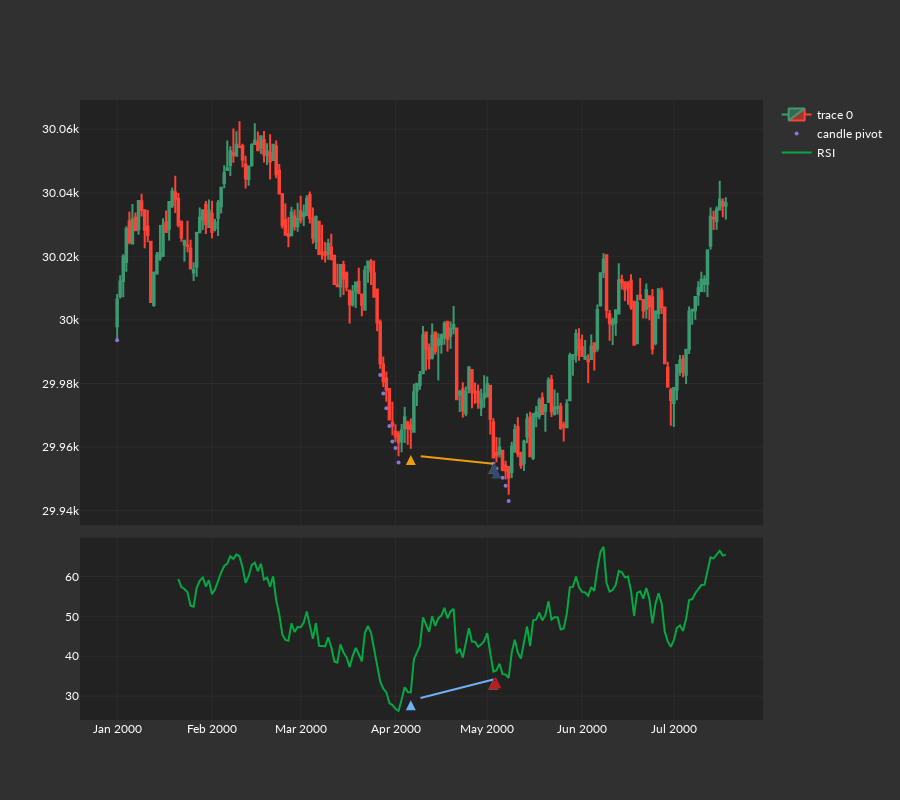

Notebook source saved alongside this figure:
### Code cell
price_data = qf.generate_candles(
    number_of_candles=200,
    plot_candles=False,
    seed=None,
)
rsi_data = qf.from_talib(
    func_name="rsi",
    price_data=price_data,
    timeperiod=20,
    plot_results=False,
    # price="low",
)
df = price_data.droplevel(level=0, axis=1).loc['2001-08-10': '2001-11-10']
df['rsi'] = rsi_data['QuantFreedom'][20].loc['2001-08-10': '2001-11-10']
df = price_data.droplevel(level=0, axis=1)
df['rsi'] = rsi_data['QuantFreedom'][20]
price_low_values = df.low.values
price_close_values = df.close.values
price_open_values = df.open.values

piv_low_index = 0
piv_low = price_low_values[0]
piv_low_graph = np.full_like(price_low_values, np.nan)
piv_low_graph[0] = piv_low

rsi_values = df.rsi.values
divergence_index = np.full_like(price_low_values, -1, dtype=np.int_)
rsi_line_graph = np.full_like(price_low_values, np.nan)

candle_line_graph = np.full_like(price_low_values, np.nan)
candle_div_graph_lb = np.full_like(price_low_values, np.nan)
candle_div_graph_start = np.full_like(price_low_values, np.nan)

lookback = 30
plot_index = df.index
line_counter = 0

for x in range(1, price_low_values.size):
    if price_low_values[x] < piv_low and price_close_values[x] < price_open_values[x]:
        for lb in range(1, lookback):
            if x - lb > 0:
                lb_index = x - lb
                if (
                    rsi_values[x] > rsi_values[lb_index]
                    and price_close_values[lb_index] < price_open_values[lb_index]
                ):
                    candle_line_graph[line_counter + 1] = price_low_values[lb_index] - 2
                    candle_line_graph[line_counter] = price_low_values[x] - 2

                    rsi_line_graph[line_counter + 1] = rsi_values[lb_index] - 2
                    rsi_line_graph[line_counter] = rsi_values[x] - 2

                    divergence_index[line_counter + 1] = lb_index
                    divergence_index[line_counter] = x

                    line_counter += 2

                    break
            else:
                break
        piv_low = price_low_values[x]
        piv_low_graph[x] = price_low_values[x] - 2
        changed_pivot = True
    else:
        pass
    # keep some type of counter that checks if we have gone 20 candles without a new low
rsi_line_graph = rsi_line_graph[:line_counter]
candle_line_graph = candle_line_graph[:line_counter]
divergence_index = divergence_index[:line_counter]
divergence_index = plot_index[divergence_index.tolist()]
fig = make_subplots(
    rows=2,
    cols=1,
    row_heights=[0.7, 0.3],
    shared_xaxes=True,
    vertical_spacing=0.02,
)
fig.append_trace(
    go.Candlestick(
        x=plot_index,
        open=df["open"],
        high=df["high"],
        low=df["low"],
        close=df["close"],
    ),
    row=1,
    col=1,
)

fig.add_scatter(
    x=plot_index,
    y=piv_low_graph,
    mode="markers",
    marker=dict(size=4, color="MediumPurple"),
    name="candle pivot",
    row=1,
    col=1,
)

fig.append_trace(
    go.Scatter(
        x=plot_index,
        y=rsi_values,
        name="RSI",
    ),
    row=2,
    col=1,
)
start = 0
end = 2
for x in range(rsi_line_graph.size):
    fig.add_scatter(
        x=divergence_index[start:end],
        y=candle_line_graph[start:end],
        mode="markers+lines",
        marker=dict(size=10, symbol="arrow-up"),
        name="Candle Line Div",
        row=1,
        col=1,
        showlegend=False,
    )
    fig.add_scatter(
        x=divergence_index[start:end],
        y=rsi_line_graph[start:end],
        mode="markers+lines",
        marker=dict(size=10, symbol="arrow-up"),
        name="RSI div",
        row=2,
        col=1,
        showlegend=False,
    )
    start = end
    end += 2
fig.update_layout(
    xaxis_rangeslider_visible=False,
    height=800,
)
fig.show()

### Figure 1 — Plotly figure (JSON) as saved in the notebook; plotly's stock layout.template omitted (floating-point values rounded to 4 significant figures; data arrays with more than 128 entries replaced by an {"elided": "..."} marker saying what was removed)
{"data": [{"close": {"elided": "200 float values"}, "high": {"elided": "200 float values"}, "low": {"elided": "200 float values"}, "open": {"elided": "200 float values"}, "type": "candlestick", "x": {"elided": "200 str values"}, "xaxis": "x", "yaxis": "y"}, {"marker": {"color": "MediumPurple", "size": 4}, "mode": "markers", "name": "candle pivot", "type": "scatter", "x": {"elided": "200 str values"}, "xaxis": "x", "y": {"elided": "200 float values"}, "yaxis": "y"}, {"name": "RSI", "type": "scatter", "x": {"elided": "200 str values"}, "xaxis": "x2", "y": {"elided": "200 float values"}, "yaxis": "y2"}, {"marker": {"size": 10, "symbol": "arrow-up"}, "mode": "markers+lines", "name": "Candle Line Div", "showlegend": false, "type": "scatter", "x": ["2000-05-03T00:00:00", "2000-04-06T00:00:00"], "xaxis": "x", "y": [29950.0, 29960.0], "yaxis": "y"}, {"marker": {"size": 10, "symbol": "arrow-up"}, "mode": "markers+lines", "name": "RSI div", "showlegend": false, "type": "scatter", "x": ["2000-05-03T00:00:00", "2000-04-06T00:00:00"], "xaxis": "x2", "y": [34.15, 28.94], "yaxis": "y2"}, {"marker": {"size": 10, "symbol": "arrow-up"}, "mode": "markers+lines", "name": "Candle Line Div", "showlegend": false, "type": "scatter", "x": ["2000-05-04T00:00:00", "2000-05-03T00:00:00"], "xaxis": "x", "y": [29950.0, 29950.0], "yaxis": "y"}, {"marker": {"size": 10, "symbol": "arrow-up"}, "mode": "markers+lines", "name": "RSI div", "showlegend": false, "type": "scatter", "x": ["2000-05-04T00:00:00", "2000-05-03T00:00:00"], "xaxis": "x2", "y": [34.46, 34.15], "yaxis": "y2"}, {"marker": {"size": 10, "symbol": "arrow-up"}, "mode": "markers+lines", "name": "Candle Line Div", "showlegend": false, "type": "scatter", "x": [], "xaxis": "x", "y": [], "yaxis": "y"}, {"marker": {"size": 10, "symbol": "arrow-up"}, "mode": "markers+lines", "name": "RSI div", "showlegend": false, "type": "scatter", "x": [], "xaxis": "x2", "y": [], "yaxis": "y2"}, {"marker": {"size": 10, "symbol": "arrow-up"}, "mode": "markers+lines", "name": "Candle Line Div", "showlegend": false, "type": "scatter", "x": [], "xaxis": "x", "y": [], "yaxis": "y"}, {"marker": {"size": 10, "symbol": "arrow-up"}, "mode": "markers+lines", "name": "RSI div", "showlegend": false, "type": "scatter", "x": [], "xaxis": "x2", "y": [], "yaxis": "y2"}], "layout": {"height": 800, "xaxis": {"anchor": "y", "domain": [0, 1], "matches": "x2", "rangeslider": {"visible": false}, "showticklabels": false}, "xaxis2": {"anchor": "y2", "domain": [0, 1]}, "yaxis": {"anchor": "x", "domain": [0.314, 1]}, "yaxis2": {"anchor": "x2", "domain": [0, 0.294]}}}
